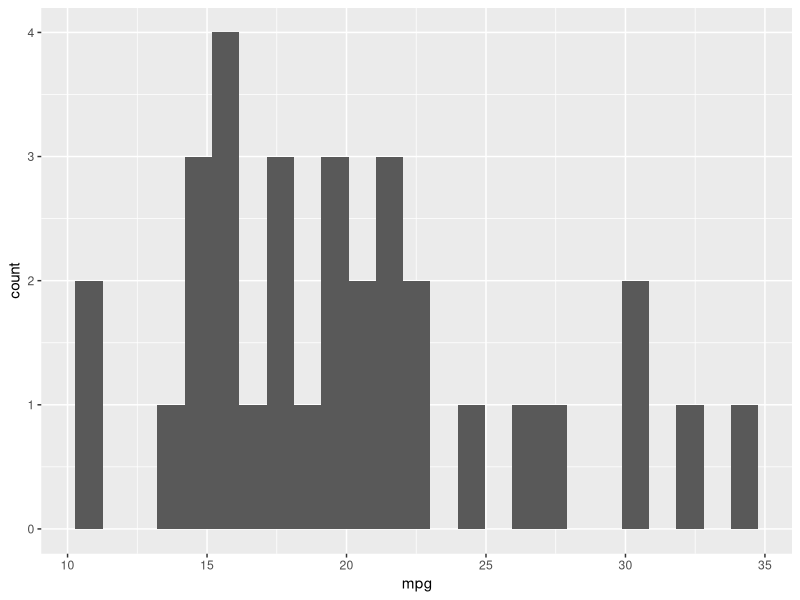

Write the R code that produced this figure.
## ---- chunk 1
library(tidyverse)
## ---- chunk 2
mtcars %>% 
  ggplot(aes(mpg)) +
  geom_histogram(bins = 25)
